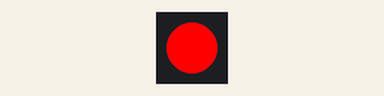
A sketch run on a simulated ESP32-C3. Shown: 1 RGB LEDs in strip order, left to right.

Above: at 0.5 s.
At 3.5 s:
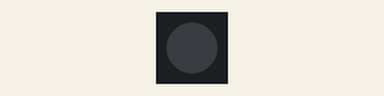
Timing chart, 0 to 4.6 s (numbered marks = the images above):
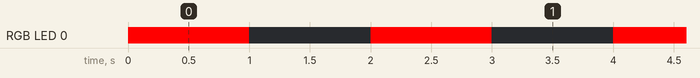

Measured:
- by itself, RGB LED 0: alternates RGB(255, 0, 0) for 1.0 s and off for 1.0 s

The sketch:

lolin_c3_mini_blink.ino
```cpp
#include <Adafruit_NeoPixel.h>

#define LED_PIN 7
#define LED_COUNT 1

Adafruit_NeoPixel led(LED_COUNT, LED_PIN, NEO_GRB + NEO_KHZ800);

void setup() {
    led.begin();
}

void loop() {
    led.setPixelColor(0, led.Color(255, 0, 0));  // 빨강
    led.show();
    delay(1000);

    led.setPixelColor(0, led.Color(0, 0, 0));    // 끄기
    led.show();
    delay(1000);
}
```
